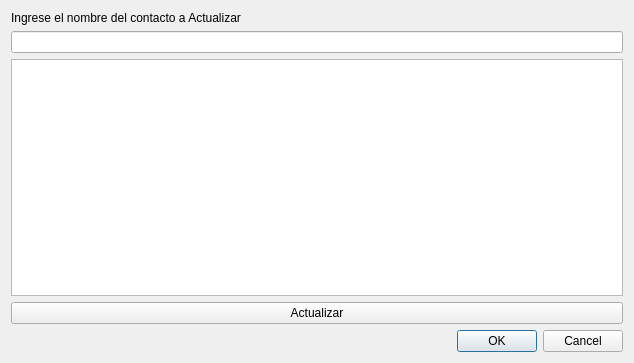
<?xml version="1.0" encoding="UTF-8"?>
<ui version="4.0">
 <class>Actualizar</class>
 <widget class="QDialog" name="Actualizar">
  <property name="geometry">
   <rect>
    <x>0</x>
    <y>0</y>
    <width>634</width>
    <height>363</height>
   </rect>
  </property>
  <property name="windowTitle">
   <string>Dialog</string>
  </property>
  <layout class="QGridLayout" name="gridLayout">
   <item row="2" column="0">
    <widget class="QListView" name="listView"/>
   </item>
   <item row="0" column="0">
    <widget class="QLabel" name="label">
     <property name="text">
      <string>Ingrese el nombre del contacto a Actualizar</string>
     </property>
    </widget>
   </item>
   <item row="1" column="0">
    <widget class="QLineEdit" name="txtActualizar"/>
   </item>
   <item row="3" column="0">
    <widget class="QPushButton" name="btnActualizar_D">
     <property name="text">
      <string>Actualizar</string>
     </property>
    </widget>
   </item>
   <item row="6" column="0">
    <widget class="QDialogButtonBox" name="buttonBox">
     <property name="orientation">
      <enum>Qt::Orientation::Horizontal</enum>
     </property>
     <property name="standardButtons">
      <set>QDialogButtonBox::StandardButton::Cancel|QDialogButtonBox::StandardButton::Ok</set>
     </property>
    </widget>
   </item>
  </layout>
 </widget>
 <resources/>
 <connections>
  <connection>
   <sender>buttonBox</sender>
   <signal>accepted()</signal>
   <receiver>Actualizar</receiver>
   <slot>accept()</slot>
   <hints>
    <hint type="sourcelabel">
     <x>248</x>
     <y>254</y>
    </hint>
    <hint type="destinationlabel">
     <x>157</x>
     <y>274</y>
    </hint>
   </hints>
  </connection>
  <connection>
   <sender>buttonBox</sender>
   <signal>rejected()</signal>
   <receiver>Actualizar</receiver>
   <slot>reject()</slot>
   <hints>
    <hint type="sourcelabel">
     <x>316</x>
     <y>260</y>
    </hint>
    <hint type="destinationlabel">
     <x>286</x>
     <y>274</y>
    </hint>
   </hints>
  </connection>
 </connections>
</ui>
